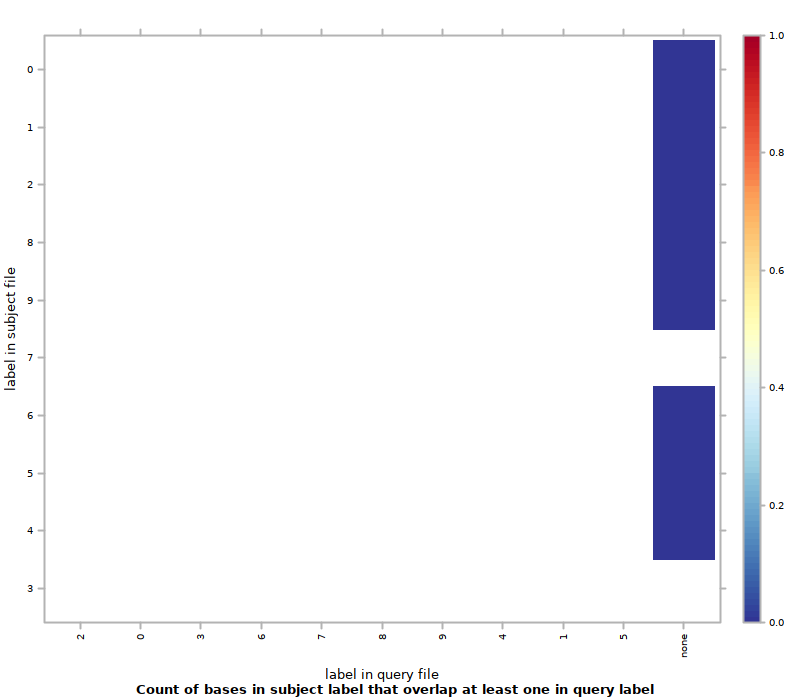

The R source for this figure:
#!/usr/bin/env Rscript
## transcript produced by Segtools 1.1.14

segtools.r.dirname <-
  system2("python",
          c("-c", "'import segtools; print segtools.get_r_dirname()'"),
          stdout = TRUE)

source(file.path(segtools.r.dirname, 'common.R'))
source(file.path(segtools.r.dirname, 'overlap.R'))
save.overlap.performance('./MCex2bp30bp/overlap-ordered', 'overlap.performance', './MCex2bp30bp/overlap-ordered/overlap.tab', row.normalize = 'FALSE', mnemonic_file = './MCex2bp30bp/overlap-direct/mnemonics1_new.txt', clobber = FALSE, col_mnemonic_file = './MCex2bp30bp/overlap-direct/mnemonics2_new.txt')
save.overlap.heatmap('./MCex2bp30bp/overlap-ordered', 'overlap', './MCex2bp30bp/overlap-ordered/overlap.tab', clobber = FALSE, col_mnemonic_file = './MCex2bp30bp/overlap-direct/mnemonics2_new.txt', cluster = FALSE, max_contrast = FALSE, row.normalize = 'FALSE', mnemonic_file = './MCex2bp30bp/overlap-direct/mnemonics1_new.txt')
